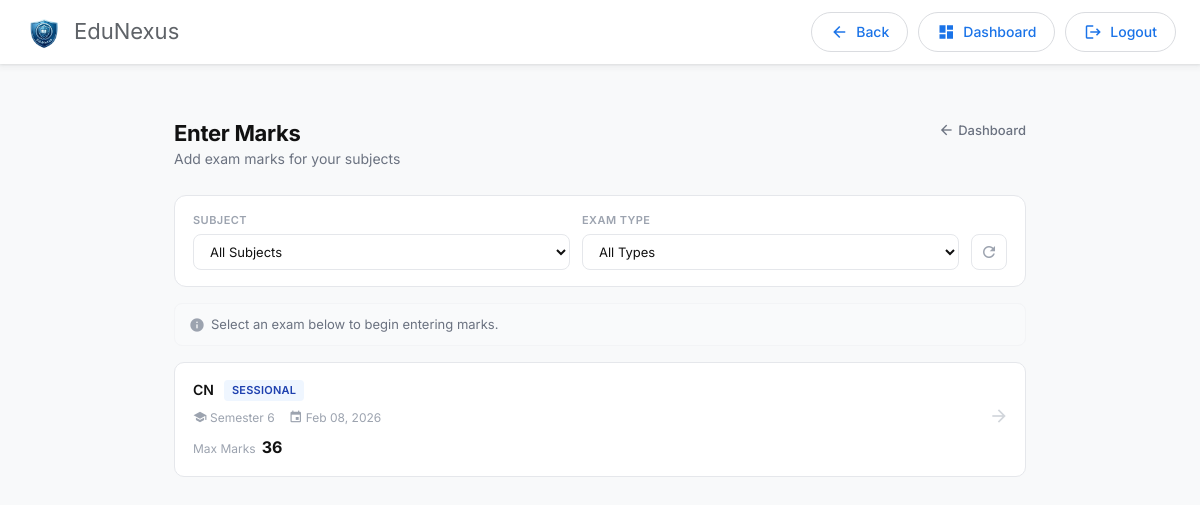
The page /faculty_app/enter_marks/ (signed in) on the database its author committed.
### admin_app/models.py (models this page shows, shortened)
class ExamSchedule(models.Model):
    STATUS_CHOICES = [
        ('scheduled', 'Scheduled'),
        ('completed', 'Completed'),
        ('cancelled', 'Cancelled'),
        ('rescheduled', 'Rescheduled'),
    ]
    subject = models.ForeignKey(Subject, on_delete=models.PROTECT, related_name='exam_schedules')
    exam_type = models.ForeignKey(ExamType, on_delete=models.PROTECT, related_name='exam_schedules')
    academic_year = models.CharField(max_length=10)  # e.g., "2025-26"
    exam_date = models.DateField()
    start_time = models.TimeField()
    end_time = models.TimeField()
    duration_minutes = models.IntegerField()
    max_marks = models.IntegerField(default=100)
    passing_marks = models.IntegerField(default=40)
    room_number = models.CharField(max_length=20, blank=True, null=True)
    invigilator = models.ForeignKey(Faculty, on_delete=models.SET_NULL, null=True, blank=True, related_name='invigilated_exams')
    status = models.CharField(max_length=20, choices=STATUS_CHOICES, default='scheduled')
    created_at = models.DateTimeField(auto_now_add=True)
    class Meta:
        ordering = ['exam_date', 'start_time', 'subject']
        unique_together = ['subject', 'exam_type', 'academic_year']

class Subject(models.Model):
    code = models.CharField(max_length=20, unique=True)   # e.g., "23CE610"
    name = models.CharField(max_length=200, unique=True)  # e.g., "ADVANCED COMPUTER ARCHITECTURE"
    credits = models.IntegerField(default=4)
    semester = models.IntegerField(choices=[(i, f"Semester {i}") for i in range(1, 9)])
    is_elective = models.BooleanField(default=False)
    department = models.ForeignKey(Department, on_delete=models.PROTECT, related_name='subjects')
    syllabus_url = models.URLField(blank=True, null=True)
    created_at = models.DateTimeField(auto_now_add=True)
    class Meta:
        ordering = ['semester', 'code']
        unique_together = ['code', 'department']

class ExamType(models.Model):
    name = models.CharField(max_length=50, unique=True)  # Regular, Remedial, External
    description = models.TextField(blank=True)
    is_mandatory = models.BooleanField(default=True)

### faculty_app/views.py (the view, shortened to what this page needs)
# urls.py: path("enter_marks/", views.enter_marks, name="enter_marks"),
@faculty_required
def enter_marks(request):
    try:
        faculty = Faculty.objects.get(user=request.user)
        subject_offerings = SubjectOffering.objects.filter(faculty=faculty)
        subjects = Subject.objects.filter(offerings__in=subject_offerings).distinct()
        exam_schedules = ExamSchedule.objects.filter(subject__in=subjects).order_by('-exam_date', 'subject')
        exam_id = request.GET.get('exam_id')
        exam = None
        students = []
        selected_division = request.GET.get('division') or None
        selected_degree = request.GET.get('degree_program') or None
        selected_subject_id = request.GET.get('subject_id') or None
        selected_exam_type_id = request.GET.get('exam_type_id') or None
        if exam:
            divisions = Student.objects.filter(semester=exam.subject.semester).values_list('division', flat=True).distinct()
            subj_dept = getattr(exam.subject, 'department', None)
            degree_programs = subj_dept.degree_programs.all() if subj_dept is not None else []
        else:
            divisions = Student.objects.none()
            degree_programs = []
        subjects_for_faculty = subjects
        exams_for_display = exam_schedules
        if selected_subject_id:
            try:
                selected_subject_id = int(selected_subject_id)
                exams_for_display = exam_schedules.filter(subject_id=selected_subject_id)
            except ValueError:
                pass
        exam_types_for_selected = list(exams_for_display.values_list('exam_type__id', 'exam_type__name').distinct())
        if selected_exam_type_id:
            try:
                exams_for_display = exams_for_display.filter(exam_type_id=int(selected_exam_type_id))
            except ValueError:
                pass
        context = {
            'faculty': faculty,
            'exams': exams_for_display,
            'all_exams': exam_schedules,
            'exam': exam,
            'exam_id': exam_id,
            'students': students,
            'divisions': divisions,
            'degree_programs': degree_programs,
            'selected_division': selected_division,
            'selected_degree': selected_degree,
            'subjects': subjects_for_faculty,
            'selected_subject_id': selected_subject_id,
            'exam_types_for_selected': list(exam_types_for_selected),
            'selected_exam_type_id': selected_exam_type_id,
        }
        return render(request, 'faculty_app/enter_marks.html', context)
    except Faculty.DoesNotExist:
        messages.error(request, "Faculty profile not found.")
        return redirect("faculty_app:faculty_dashboard")

### faculty_app/views.py (called while the page is built)
def faculty_required(view_func):
    @wraps(view_func)
    def wrapper(request, *args, **kwargs):
        if not request.user.is_authenticated:
            return redirect("registration:login")  # Redirect unauthenticated users to login page
        if request.user.role == "faculty":
            return view_func(request, *args, **kwargs)
        logout(request)  # Log out unauthorized users
        return redirect("registration:login")  # Redirect unauthorized users
    return wrapper

### project1/context_processors.py (called while the page is built)
def session_timeout(request):
    return {
        'SESSION_TIMEOUT_SECONDS': getattr(settings, 'SESSION_COOKIE_AGE', 1800),
    }

### faculty_app/templates/faculty_app/enter_marks.html (shortened to what this page needs)
{% extends 'layout.html' %}
{% block container %}
<div class="em-page">
  <div class="em-top">
    <div>
      <h1>Enter Marks</h1>
      <p>Add exam marks for your subjects</p>
    </div>
    <a href="{% url 'faculty_app:faculty_dashboard' %}" class="em-back-link">
      <span class="material-icons">arrow_back</span> Dashboard
    </a>
  </div>
  {% if not exam_id %}
    <form method="get" class="em-filter-card">
      <div class="em-filter-row">
        <div class="em-filter-field">
          <label>Subject</label>
          <select name="subject_id" class="em-select" onchange="this.form.submit()">
            <option value="">All Subjects</option>
          </select>
        </div>
        <div class="em-filter-field">
          <label>Exam Type</label>
          <select name="exam_type_id" class="em-select" onchange="this.form.submit()">
            <option value="">All Types</option>
          </select>
        </div>
        <div class="em-filter-actions">
          <a href="{% url 'faculty_app:enter_marks' %}" class="em-reset-btn">
            <span class="material-icons">refresh</span>
          </a>
        </div>
      </div>
    </form>
    {% if exams %}
      <div class="em-hint">
        <span class="material-icons">info</span>
        Select an exam below to begin entering marks.
      </div>
      <div class="em-exam-grid">
        {% for exam in exams %}
        <a href="?exam_id={{ exam.id }}" class="em-exam-card">
          <div class="em-exam-top-row">
            <div class="em-exam-subj">{{ exam.subject.name }}</div>
            <span class="em-type-tag em-type-{{ exam.exam_type.name|lower }}">{{ exam.exam_type.name }}</span>
          </div>
          <div class="em-exam-meta">
            <span><span class="material-icons">school</span>Semester {{ exam.subject.semester }}</span>
            {% if exam.exam_date %}
            <span><span class="material-icons">event</span>{{ exam.exam_date|date:"M d, Y" }}</span>
            {% endif %}
          </div>
          <div class="em-exam-max">
            <span class="em-max-label">Max Marks</span>
            <span class="em-max-val">{{ exam.max_marks }}</span>
          </div>
          <div class="em-exam-arrow">
            <span class="material-icons">arrow_forward</span>
          </div>
        </a>
        {% endfor %}
      </div>
    {% else %}
      <div class="em-empty">
        <span class="material-icons">quiz</span>
        <h3>No Exams Found</h3>
        <p>No exams match your filters. Try a different subject or type.</p>
      </div>
    {% endif %}
  {% endif %}
</div>
{% endblock %}

### rows shown on the page
ExamSchedule: subject.name "CN", exam_type.name "SESSIONAL", subject.semester "6", exam_date "Feb 08, 2026", max_marks "36"
